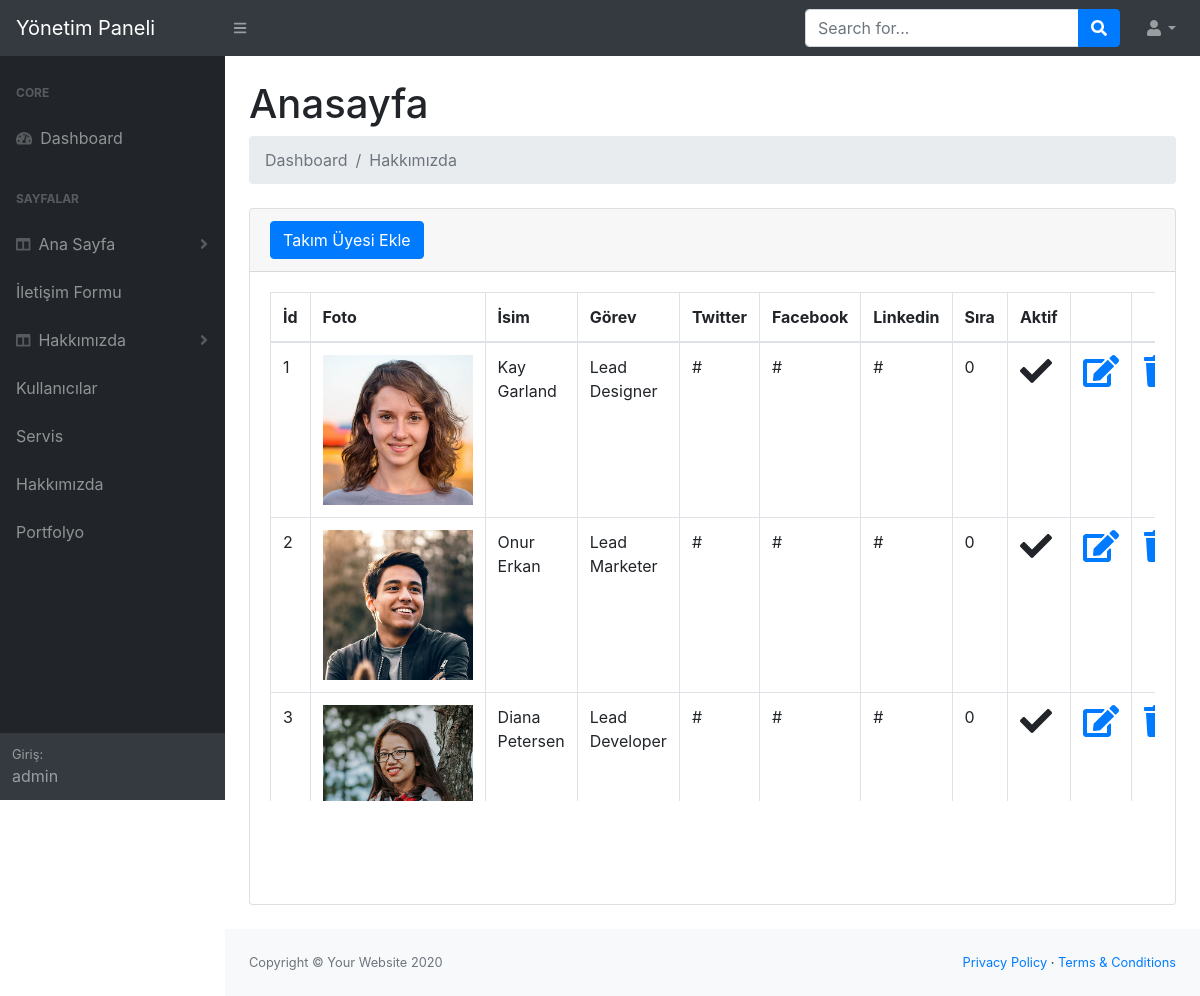
Page /site/site/admin/hakkimizda.php (signed in) on the committed database.
### tables this page shows
CREATE TABLE `takim` (
  `id` int(11) NOT NULL,
  `foto` varchar(50) NOT NULL,
  `isim` varchar(50) NOT NULL,
  `gorev` varchar(50) NOT NULL,
  `twitter` varchar(50) NOT NULL,
  `facebook` varchar(50) NOT NULL,
  `linkedin` varchar(50) NOT NULL,
  `sira` smallint(6) NOT NULL,
  `aktif` tinyint(1) NOT NULL DEFAULT '1'
);

### site/site/admin/hakkimizda.php (the view, shortened to what this page needs)
<?php
include("incadmin/adminhead.php");
?>
<main>
    <div class="container-fluid">
        <h1 class="mt-4">Anasayfa</h1>
        <ol class="breadcrumb mb-4">
            <li class="breadcrumb-item active">Dashboard</li>
            <li class="breadcrumb-item active">Hakkımızda</li>
        </ol>
        <div class="card mb-4">
            <div class="card-header">
               <a href="takimekle.php" class="btn btn-primary">Takım Üyesi Ekle</a>
            </div>
            <div class="card-body">
                <div class="table-responsive">
                    <table class="table table-bordered" id="" width="100%" cellspacing="0">
                        <thead>
                            <tr>
                                <th>İd</th>
                                <th>Foto</th>
                                <th>İsim</th>
                                <th>Görev</th>
                                <th>Twitter</th>
                                <th>Facebook</th>
                                <th>Linkedin</th>
                                <th>Sıra</th>
                                <th>Aktif</th>
                                <th></th>
                                <th></th>
                            </tr>
                        </thead>
                        <tbody>
                            <?php
                            $sorgu = $baglanti->prepare("select * from takim");
                            $sorgu->execute();
                            while ($sonuc = $sorgu->fetch()) {
                            ?>
                                <tr>
                                    <td><?php echo $sonuc["id"]; ?></td>
                                    <td><img width="150px" src="../assets/img/team/<?php echo $sonuc["foto"]; ?>"> </td>
                                    <td><?php echo $sonuc["isim"]; ?></td>
                                    <td><?php echo $sonuc["gorev"]; ?></td>
                                    <td><?php echo $sonuc["twitter"]; ?></td>
                                    <td><?php echo $sonuc["facebook"]; ?></td>
                                    <td><?php echo $sonuc["linkedin"]; ?></td>
                                    <td><?php echo $sonuc["sira"]; ?></td>
                                    <td><span class="fa fa-2x fa-<?php echo $sonuc["aktif"] == "1" ? "check" : "times" ?>"></span></td>
                                    <td class="text-center"> <a href="takimguncelle.php?id=<?php echo $sonuc["id"]; ?>"><span class="fa fa-edit fa-2x"></span></a></td>
                                    <td>
                                        <a  href="#" data-toggle="modal" data-target="#silmodal<?php echo $sonuc["id"]; ?>"><span class="fa fa-trash fa-2x"></span></a>
                                    </td>
                                </tr>
                            <?php
                            }
                            ?>
                        </tbody>
                    </table>
                </div>
            </div>
        </div>
    </div>
</main>
<?php
include("incadmin/adminfooter.php");
?>

### rows in the picture
takim: id "1", foto (picture), isim "Kay Garland", gorev "Lead Designer", twitter "#", facebook "#", linkedin "#", sira "0", aktif 1 (drawn)
takim: id "2", foto (picture), isim "Onur Erkan", gorev "Lead Marketer", twitter "#", facebook "#", linkedin "#", sira "0", aktif 1 (drawn)
takim: id "3", foto (picture), isim "Diana Petersen", gorev "Lead Developer", twitter "#", facebook "#", linkedin "#", sira "0", aktif 1 (drawn)

### other values in the picture
$_SESSION["kadi"] "admin"
